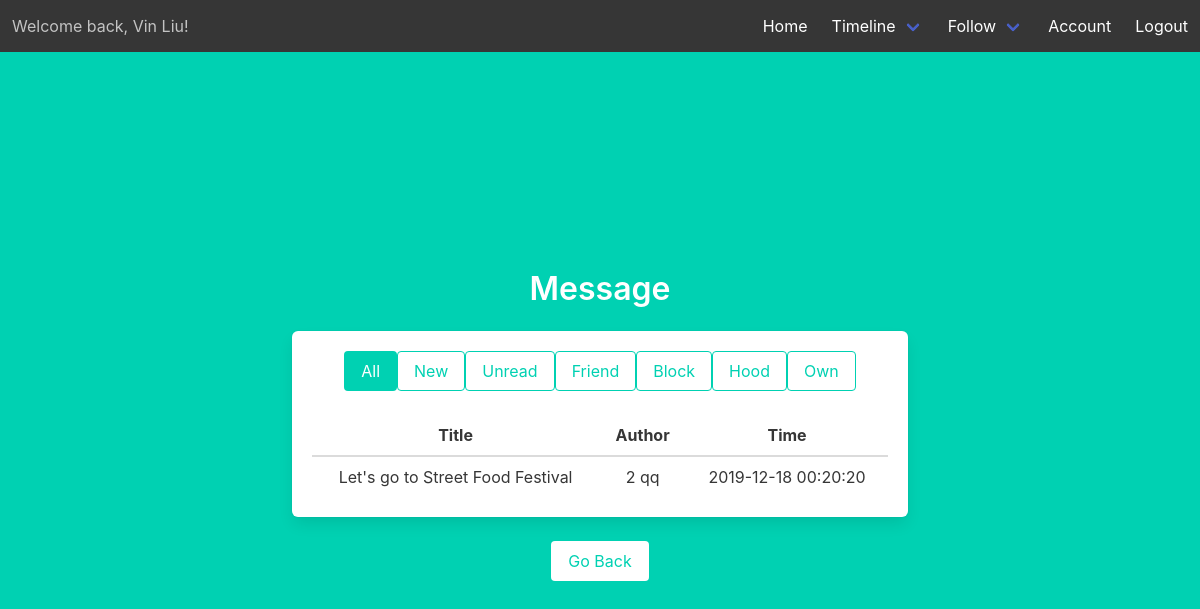
Page /timeline (signed in) on the committed database.
### models.py (models this page shows)
class Users(UserMixin, db.Model):
    __tablename__ = 'Users'
    id = db.Column(db.Integer, primary_key=True)
    email = db.Column(db.String(45), unique=True, nullable=False)
    pword = db.Column(db.String(45), nullable=False)
    fname = db.Column(db.String(45), nullable=False)
    lname = db.Column(db.String(45), nullable=False)
    street_addr = db.Column(db.String(45), nullable=False)
    cid = db.Column(db.Integer, db.ForeignKey('City.id'), nullable=False)
    uprofile = db.Column(db.Text)
    photo = db.Column(db.Text)
    last_logout_timestamp = db.Column(db.DateTime, default=datetime.now().replace(microsecond=0))

class Thread(db.Model):
    __tablename__ = 'Thread'
    uid = db.Column(db.Integer, db.ForeignKey('Users.id'),
                    nullable=False, primary_key=True)
    mid = db.Column(db.Integer, db.ForeignKey('Message.id'),
                    nullable=False, primary_key=True)
    tstatus = db.Column(db.String(45), nullable=False, default='unread')
    ttimestamp = db.Column(db.DateTime, default=datetime.now().replace(microsecond=0), nullable=False)

class Message(db.Model):
    __tablename__ = 'Message'
    id = db.Column(db.Integer, primary_key=True)
    author = db.Column(db.Integer, db.ForeignKey('Users.id'), nullable=False)
    title = db.Column(db.Text, nullable=False)
    content = db.Column(db.Text, nullable=False)
    mtimestamp = db.Column(db.DateTime, default=datetime.now().replace(microsecond=0), nullable=False)
    visibility = db.Column(db.String(45), nullable=False)
    receiver = db.Column(db.Integer, db.ForeignKey('Users.id'), nullable=True)
    lat = db.Column(db.Float, nullable=False)
    lng = db.Column(db.Float, nullable=False)

### timeline.py (the view, shortened to what this page needs)
@timeline.route('/timeline')
@login_required
def load_thread(scope='all', status='all', search=False, keyword=""):
    print('---- parameters----')
    print(scope, status)
    thread_list = Thread.query.filter_by(uid=current_user.id).all()
    count = 0
    in_scope_thread_message_users_list = []
    print('---- all thread_list----')
    print(thread_list)
    for i in thread_list:
        if scope == 'own':
            message = Message.query.filter_by(id=i.mid).first()
            if message.author == current_user.id:
                author = Users.query.filter_by(id=message.author).first()
                in_scope_thread_message_users_list.append([i, message, author])
                count += 1
        else:
            if status == 'unread':
                if i.tstatus == 'unread':
                    message = Message.query.filter_by(id=i.mid).first()
                    author = Users.query.filter_by(id=message.author).first()
                    if author.id != current_user.id:
                        in_scope_thread_message_users_list.append([i, message, author])
                        count += 1
            else:
                message = Message.query.filter_by(id=i.mid).first()
                author = Users.query.filter_by(id=message.author).first()
                if author.id != current_user.id:
                    in_scope_thread_message_users_list.append([i, message, author])
                    count += 1
    print("count %d" % count)
    return render_template('timeline.html', message_count=count, thread_message_list=in_scope_thread_message_users_list, scope=scope, status=status)

### templates/timeline.html (shortened to what this page needs)
{% extends "base.html" %}
{% block content %}
<div class="column is-8 is-offset-2">
    {% if not search %}
    <h3 class="title">Message</h3>
    {% else %}
    <h3 class="title">Search results</h3>
    {% endif %}
    <div class="box">
        {% if not search %}
        <div class="tabs is-centered">
            <ul>
                <li>
                    <form method="POST" action="/timeline">
                        {% if scope == 'all' and status =='all' %}
                        <input class="button is-primary" onclick="submit" type="submit" value="All">
                        {% else %}
                        <input class="button is-primary is-outlined" onclick="submit" type="submit" value="All">
                        {% endif %}
                    </form>
                </li>
                <li>
                    <form method="POST" action="/timeline">
                        {% if scope == 'new' %}
                        <input class="button is-primary" onclick="submit" type="submit" value="New">
                        {% else %}
                        <input class="button is-primary is-outlined" onclick="submit" type="submit" value="New">
                        {% endif %}
                    </form>
                </li>
                <li>
                    <form method="POST" action="/timeline">
                        {% if status == 'unread' %}
                        <input class="button is-primary" onclick="submit" type="submit" value="Unread">
                        {% else %}
                        <input class="button is-primary is-outlined" onclick="submit" type="submit" value="Unread">
                        {% endif %}
                    </form>
                </li>
                <li>
                    <form method="POST" action="/timeline">
                        {% if scope == 'friend' %}
                        <input class="button is-primary" onclick="submit" type="submit" value="Friend">
                        {% else %}
                        <input class="button is-primary is-outlined" onclick="submit" type="submit" value="Friend">
                        {% endif %}
                    </form>
                </li>
                <li>
                    <form method="POST" action="/timeline">
                        {% if scope == 'block' %}
                        <input class="button is-primary" onclick="submit" type="submit" value="Block">
                        {% else %}
                        <input class="button is-primary is-outlined" onclick="submit" type="submit" value="Block">
                        {% endif %}
                    </form>
                </li>
                <li>
                    <form method="POST" action="/timeline">
                        {% if scope == 'hood' %}
                        <input class="button is-primary" onclick="submit" type="submit" value="Hood">
                        {% else %}
                        <input class="button is-primary is-outlined" onclick="submit" type="submit" value="Hood">
                        {% endif %}
                    </form>
                </li>
                <li>
                    <form method="POST" action="/timeline">
                        {% if scope == 'own' %}
                        <input class="button is-primary" onclick="submit" type="submit" value="Own">
                        {% else %}
                        <input class="button is-primary is-outlined" onclick="submit" type="submit" value="Own">
                        {% endif %}
                    </form>
                </li>
            </ul>
        </div>
        {% endif %}
        {% if message_count == 0 %}
        <h3 class="subtitle  is-4 has-text-primary">It's empty</h3>
        {% else %}
        <table class="table is-fullwidth">
            <thead>
                <tr>
                    <th>Title</th>
                    <th>Author</th>
                    <th>Time</th>
                </tr>
            </thead>
            <tbody>
                {% for i in thread_message_list %}
                <tr>
                    <td><a href="{{url_for('timeline.display_message', post_id=i[1].id) }}">{{ i[1].title }}</a></td>
                    <td>{{ i[2].fname }} {{ i[2].lname }}</td>
                    <td>{{ i[1].mtimestamp }}</td>
                </tr>
                {% endfor %}
            </tbody>
        </table>
        {% endif %}
    </div>
    <a class="button is-primary is-inverted" href="{{ url_for('main.index') }}">Go Back</a>
</div>
{% endblock %}

### templates/base.html (shortened to what this page needs)
<!DOCTYPE html>
<html>
<head>
    <link rel="stylesheet" href="https://cdnjs.cloudflare.com/ajax/libs/bulma/0.7.2/css/bulma.min.css" />
</head>
<body>
    <section class="hero is-primary is-fullheight">
        <div class="hero-head">
            <nav class="navbar has-background-dark" role="navigation" aria-label="main navigation">
                {% if current_user.is_authenticated %}
                <div class="navbar-start">
                    <p class="navbar-item">
                        Welcome back, {{ current_user.fname }} {{ current_user.lname }}!
                    </p>
                </div>
                {% endif %}
                <div id="navbarMenuHeroA" class="navbar-menu ">
                    <div class="navbar-end">
                        <a href="{{ url_for('main.index') }}" class="navbar-item">
                            Home
                        </a>
                        {% if current_user.is_authenticated %}
                        <div class="navbar-item has-dropdown is-hoverable has-text-white has-background-dark">
                            <a class="navbar-link has-background-dark">
                                Timeline
                            </a>
                        </div>
                        {% endif %}
                        {% if current_user.is_authenticated %}
                        <div class="navbar-item has-dropdown is-hoverable has-text-white has-background-dark">
                            <a class="navbar-link has-background-dark">
                                Follow
                            </a>
                        </div>
                        {% endif %}
                        {% if current_user.is_authenticated %}
                        <a href="{{ url_for('acc.account') }}" class="navbar-item">
                            Account
                        </a>
                        {% endif %}
                        {% if current_user.is_authenticated %}
                        <a href="{{ url_for('auth.logout') }}" class="navbar-item">
                            Logout
                        </a>
                        {% endif %}
                    </div>
                </div>
            </nav>
        </div>
        <div class="hero-body">
            <div class="container has-text-centered">
                {% block content %}
                {% endblock %}
            </div>
        </div>
    </section>
</body>
</html>

### rows in the picture
Users: fname "Vin", lname "Liu"
Thread: title "Let's go to Street Food Festival", fname "2", lname "qq", mtimestamp "2019-12-18 00:20:20"
